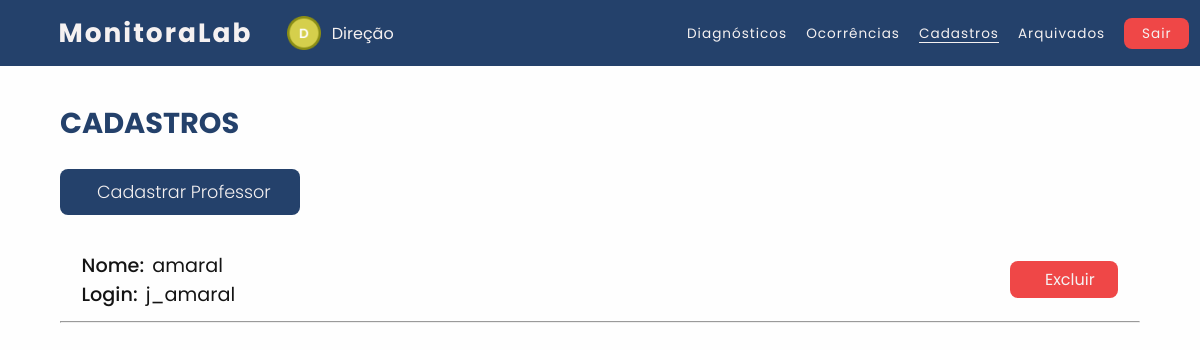
The app's page /usuarios/diretoria/professores-cadastrados.php (signed in), older data.
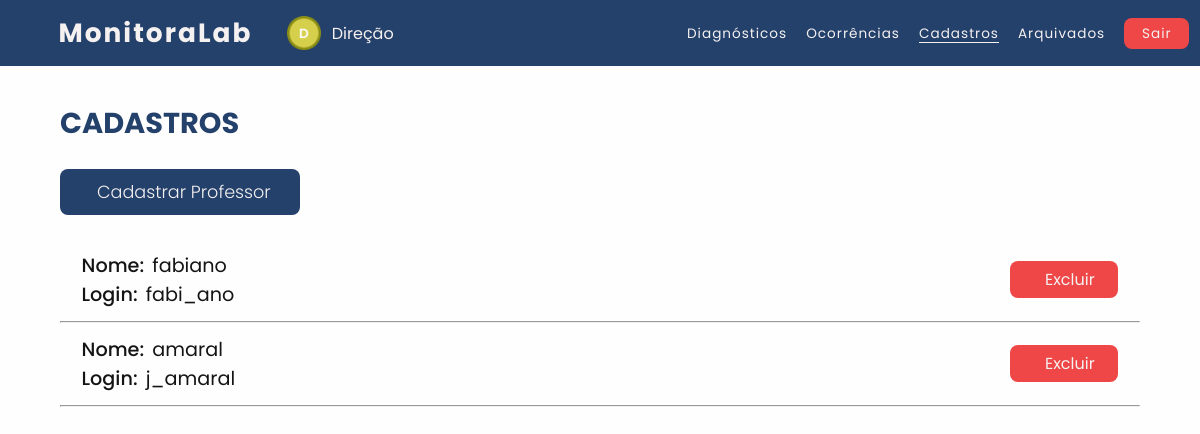
The same page, newer data.
### tables this page shows
CREATE TABLE `professor` (
  `Login` varchar(30) NOT NULL,
  `Nome` varchar(30) NOT NULL,
  `Senha` varchar(30) NOT NULL,
  `Login_Direcao` varchar(30) DEFAULT NULL
);

### usuarios/diretoria/professores-cadastrados.php (the view, shortened to what this page needs)
<?php
   $conexao = ConectarBanco();
   $sql_query = $conexao->query("SELECT `Login`, `Nome` FROM `professor`") or die ($conexao->error);
?>
<!DOCTYPE html>
<html lang="pt-br">
<head>
    <link rel="stylesheet" type="text/css" href="../../css/navbar.css"><link rel="preconnect" href="https://fonts.googleapis.com">
    <link rel="stylesheet" type="text/css" href="../../css/cadastros.css"><link rel="preconnect" href="https://fonts.googleapis.com">
    <link rel="stylesheet" href="../../css/fonte-alert.css">
    <link rel="stylesheet" type="text/css" href="../../css/icone-tema.css">
</head>
<body id="body">
    <nav>
        <h1 class="logo">MonitoraLab</h1>
        <img src="../../icons/icone-direcao.png" class="icone-usuario">
        <div class="usuario">Direção</div>
        <ul>
            <li><a class="nav-li" href="inicio.php">Diagnósticos</a></li>
            <li><a class="nav-li" href="ocorrencias.php">Ocorrências</a></li>
            <li><a class="active" href="">Cadastros</a></li>
            <li><a class="nav-li" href="ocorrencias-arquivadas.php?problema=&data=&lab=">Arquivados</a></li>
            <li><a class="Btn-Sair" onclick="Sair()" style="cursor: pointer;">Sair</a> </li>
        </ul>
    </nav>
    <h1 class="titulo">CADASTROS</h1>
    <a href="cadastrar-professor.php" class="Cadastrar">
        <div class="Btn-Cadastrar">Cadastrar Professor</div>
    </a>
    <?php
        while ($professor = $sql_query->fetch_assoc())
        {
    ?>
    <div class="cadastrados">
        <div class="caixa-1">
            <div class="dados">
                <div class="nome">
                    <p class="sub-titulos">Nome:</p>
                    <div class="nome-usu">
                        <?php echo $professor['Nome']; ?>
                    </div>
                </div>
                <div class="login">
                    <p class="sub-titulos">Login:</p>
                    <div class="login-usu">
                        <?php echo $professor['Login']; ?>
                    </div>
                </div>
            </div>
            <a href="#" class="Btn-Excluir" onclick="ExcluirUsuario(this)" var-login="<?php echo
                $professor['Login']; ?>" style="cursor: pointer;">
                 Excluir</a>
        </div>
        <hr>
    </div>
    <?php
        }
    ?>
    </body>
</html>

Row changes from the older to the newer data that the page shows:
added professor: Nome "fabiano", Login "fabi_ano"
